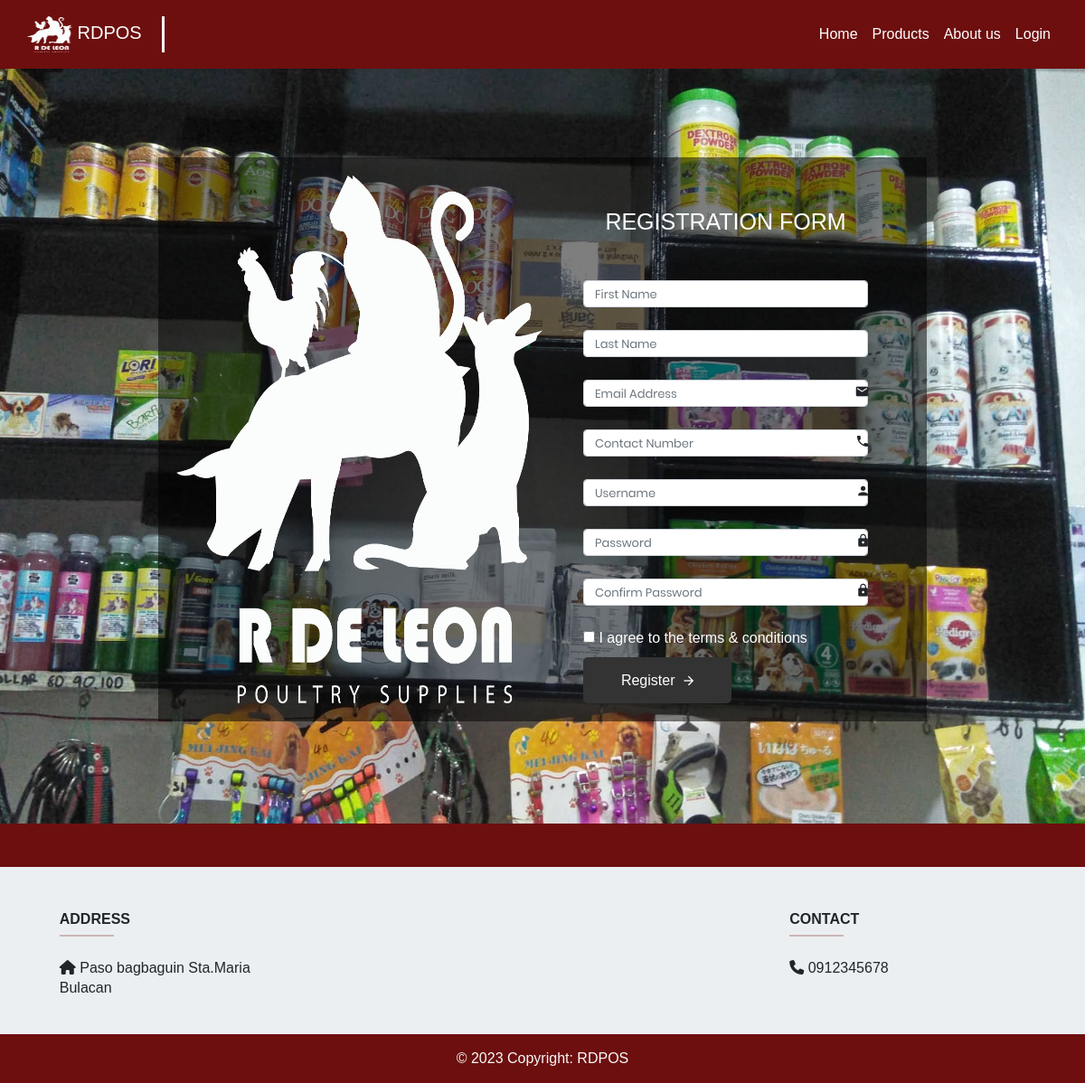
The app's page /Main/register.php with its own data.
### tables this page shows
CREATE TABLE `maintinance` (
  `system_id` int(11) NOT NULL,
  `system_name` varchar(255) NOT NULL,
  `system_banner` varchar(255) NOT NULL,
  `system_logo` varchar(255) NOT NULL,
  `system_content` varchar(255) NOT NULL,
  `system_address` varchar(255) NOT NULL,
  `system_contact` varchar(255) NOT NULL,
  `system_tax` float NOT NULL,
  `system_shipfee` double NOT NULL
);

### customer/backend/back_navbar.php (called while the page is built, shortened)
<?php
include ("../administrator/connection.php");
$get_record = mysqli_query ($connections,"SELECT * FROM maintinance");
$row = mysqli_fetch_assoc($get_record);
$db_system_name = $row ["system_name"];
$db_system_logo = $row ["system_logo"];
?>

### Main/back_register.php (called while the page is built, shortened)
<?php
include("../administrator/connection.php");
$fname=$lname=$email=$contactNo=$uname=$password=$confirmPass="";
?>

### Main/register.php (the view, shortened to what this page needs)
<?php
include ("back_register.php");
include("../customer/backend/back_navbar.php");
include "navbar.php";
?>
<!DOCTYPE html>
<html>
	<head>
		<link rel="stylesheet" href="fonts/material-design-iconic-font/css/material-design-iconic-font.min.css">
	</head>
      <div class="banner_section layout_padding">
    <div class="container">
            <div class="wrapper">
                <div class="inner">
                    <div class="image-holder">
                        <img src="../assets/logos.png" height="100%" style="border-radius: 5%;" alt="">
                    </div>
                    <form action="" method="POST">
                        <h3 style="color: white; font-family: Arial, sans-serif;">Registration Form</h3>
                        <span class="error"><?php echo $fnameErr; ?></span><br>
                        <div class="form-wrapper">
                            <input type="text" name="fname" value="<?php echo $fname?>" placeholder="First Name" class="form-control">
                        </div>
                        <div class="form-wrapper">
                            <input type="text" name="lname" value="<?php echo $lname?>" placeholder="Last Name" class="form-control">
                        </div>
                        <div class="form-wrapper">
                            <input type="text" name="email" value="<?php echo $email?>" placeholder="Email Address" class="form-control">
                            <i class="zmdi zmdi-email"></i>
                        </div>
                        <div class="form-wrapper">
                            <input type="text" name="contactNo" value="<?php echo $contactNo?>" placeholder="Contact Number" class="form-control">
                            <i class="zmdi zmdi-phone"></i>
                        </div>
                        <div class="form-wrapper">
                            <input type="text" name="uname" value="<?php echo $uname?>" placeholder="Username" class="form-control">
                            <i class="zmdi zmdi-account"></i>
                        </div>
                        <div class="form-wrapper">
                            <input type="password" value="" name="password" placeholder="Password" class="form-control">
                            <i class="zmdi zmdi-lock"></i>
                        </div>
                        <div class="form-wrapper">
                            <input type="password" name="confirmPass" placeholder="Confirm Password" class="form-control">
                            <i class="zmdi zmdi-lock"></i>
                        </div>
                        <div class="remember-forgot">
                            <label class="text-white"><input type="checkbox" required> I agree to the terms & conditions</label>
                        </div>
                        <button type="submit" name="btnCreate">Register
                            <i class="zmdi zmdi-arrow-right"></i>
                        </button>
                    </form>
                </div>
            </div>
    </div>
</div>
	<footer
			class="text-center text-lg-start text-dark"
			style="background-color: #ECEFF1"
			>
	  <section
			   class="d-flex justify-content-between p-4 text-white"
			   style="background-color: #6D0F0F"
			   >
	  </section>
	  <?php
			    $view_product_query = mysqli_query($connections, "SELECT * FROM maintinance");
				while ($maitinance_row = mysqli_fetch_assoc($view_product_query)) {
				   $db_system_name = $maitinance_row["system_name"];
				   $db_system_address = $maitinance_row["system_address"];
				   $db_system_contact= $maitinance_row["system_contact"];
			?>
	  <section class="">
		<div class="container bg text-center text-md-start mt-5">
		  <div class="row mt-3">
			<div class="col-md-3 col-lg-4 col-xl-3 mx-auto mb-4">
				  <h6 class="text-uppercase fw-bold">ADDRESS</h6>
			  <hr
				  class="mb-4 mt-0 d-inline-block mx-auto"
				  style="width: 60px; background-color: #6D0F0F; height: 2px"
				  />
			  <p><i class="fas fa-home mr-3"></i> <?php echo $db_system_address?></p>
			</div>
			<div class="col-md-2 col-lg-2 col-xl-2 mx-auto mb-4">
			</div>
			<div class="col-md-3 col-lg-2 col-xl-2 mx-auto mb-4">
			</div>
			<div class="col-md-4 col-lg-3 col-xl-3 mx-auto mb-md-0 mb-4">
			  <h6 class="text-uppercase fw-bold">CONTACT</h6>
<hr
	class="mb-4 mt-0 d-inline-block mx-auto"
	style="width: 60px; background-color: #6D0F0F; height: 2px"
	/>
	<p><i class="fas fa-phone mr-3"></i> <?php echo  $db_system_contact?></p>
			</div>
			<?php }?>
		  </div>
		</div>
	  </section>
	  <div
		   class="text-center p-3 text-light"
		   style="background-color: #6D0F0F"
		   >
		© 2023 Copyright:
		<a class="text-light text-decoration-none" href="#"><?php echo $db_system_name ?></a
		  >
	  </div>
	</footer>
	</body>
</html>

### Main/navbar.php (shortened to what this page needs)
<!DOCTYPE html>
<html lang="en">
<link rel="stylesheet" href="../css/style.css">
      <link rel="stylesheet" type="text/css" href="css/style.css">
      <link rel="stylesheet" href="https://netdna.bootstrapcdn.com/font-awesome/4.0.3/css/font-awesome.css">
      <link rel="stylesheet" href="https://cdnjs.cloudflare.com/ajax/libs/fancybox/2.1.5/jquery.fancybox.min.css" media="screen">
    <link rel="stylesheet" href="https://netdna.bootstrapcdn.com/font-awesome/4.0.3/css/font-awesome.css">
    <link rel="stylesheet" href="https://cdnjs.cloudflare.com/ajax/libs/font-awesome/6.1.1/css/all.min.css" />
	 <link href="https://cdn.jsdelivr.net/npm/bootstrap@5.0.2/dist/css/bootstrap.min.css" rel="stylesheet">
	<link rel="stylesheet" href="css/style.css">
    <link rel="stylesheet" href="css/cart.css">
	<link rel="stylesheet" href="css/products.css">
<nav class="navbar navbar-expand-lg navbar-dark" style="background-color:#6D0F0F;">
    <div class="container-fluid">
        <div class="collapse navbar-collapse" id="navbarTogglerDemo01">
            <a class="navbar-brand" href="index.php">
                <img src="../upload_system/<?php echo $db_system_logo ?>" alt="" width="50" height="40">
                <?php echo $db_system_name ?>
            </a>
            <ul class="navbar-nav ms-auto mb-2 mb-lg-0">
                <li class="nav-item">
                    <a class="nav-link <?php echo ($currentPage === 'index.php') ? 'active' : ''; ?>" aria-current="page" href="index.php">Home</a>
                </li>
                <li class="nav-item">
                    <a class="nav-link <?php echo ($currentPage === 'products.php') ? 'active' : ''; ?>" aria-current="page" href="products.php">Products</a>
                </li>
                <li class="nav-item">
                    <a class="nav-link <?php echo ($currentPage === 'about.php') ? 'active' : ''; ?>" aria-current="page" href="about.php">About us</a>
                </li>
                <li class="nav-item">
                    <a class="nav-link" href="login.php">Login</a>
                </li>
            </ul>
        </div>
    </div>
</nav>

### css/style.css (style rules this page uses)
* { -webkit-box-sizing: border-box; -moz-box-sizing: border-box; box-sizing: border-box; }
input, textarea, select, button { font-family: "Poppins-Regular"; color: #333; font-size: 13px; }
p, h1, h2, h3, h4, h5, h6, ul { margin: 0; }
img { max-width: 100%; }
ul { padding-left: 0; margin-bottom: 0; }
.wrapper { min-height: 100vh; background-size: cover; background-repeat: no-repeat; display: flex; align-items: center; }
.inner { padding: 20px; background: #fff; max-width: 850px; margin: auto; display: flex; }
.inner .image-holder { width: 50%; }
.inner form { width: 50%; padding-top: 36px; padding-left: 45px; padding-right: 45px; }
.inner h3 { text-transform: uppercase; font-size: 25px; font-family: "Poppins-SemiBold"; text-align: center; margin-bottom: 28px; }
.form-wrapper { position: relative; }
.form-wrapper i { position: absolute; bottom: 9px; right: 0; }
.form-control { border: 1px solid #333; border-top: none; border-right: none; border-left: none; display: block; width: 100%; height: 30px; padding: 0; margin-bottom: 25px; }
button { border: none; width: 164px; height: 51px; margin: auto; margin-top: 40px; cursor: pointer; display: flex; align-items: center; justify-content: center; padding: 0; background: #333; font-size: 15px; color: #fff; vertical-align: middle; -webkit-transform: perspective(1px) translateZ(0); transform: perspective(1px) translateZ(0); -webkit-transition-duration: 0.3s; transition-duration: 0.3s; }
button i { margin-left: 10px; -webkit-transform: translateZ(0); transform: translateZ(0); }

### Main/css/style.css (style rules this page uses)
.navbar-brand { padding: 0; margin: 0; }
.navbar { background-color: #dd3434e8; padding: 1.5%; }
.nav-item a,.navbar-brand { color: #fff!important; }
.navbar-brand { border-right: solid 3px #fff; padding-right: 2%; margin-right: 2%; }

### Main/css/cart.css (style rules this page uses)
* { margin: 0; padding: 0; text-decoration: none; list-style: none; box-sizing: border-box; }

### Main/register.php (style rules this page uses)
.banner_section { padding: 20px; }
.inner { position: relative; height: 100%; background-color: rgba(0, 0, 0, 0.5); }
.image-holder img { height: 100%; border-radius: 5%; }
.form-wrapper { margin-bottom: 10px; }
button[type="submit"] { margin-top: 10px; padding: 10px 20px; background-color: #333; color: #fff; border: none; border-radius: 5px; cursor: pointer; }
.banner_section { width: 100%; float: left; background-image: url(../cover/cover1.jpg); height: auto; background-size: 100%; padding: 10px 0px 25px 0px; background-repeat: no-repeat; }

### records on screen
maintinance: system_logo (picture), system_name "RDPOS", system_address "Paso bagbaguin Sta.Maria Bulacan", system_contact "0912345678"
